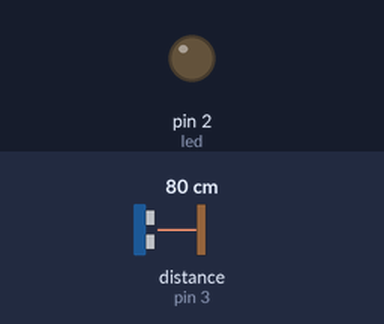
The sketch below on a simulated Arduino Uno, built with avr-gcc and run on an emulated ATmega328P. On the bench: output pins drawn as LEDs (lit = HIGH). Wiring (inferred from the names in the program): ultrasonic range finder: trigger pin 4; echo pin 3. The inputs (shaded band) are chosen by the test bench; at power-on: distance to the obstacle (sensor on pin 3) 80 cm. The echo pulse lasts 58.3 µs per cm; pins used as bus, display or sensor lines are not drawn.

Above: at 1.2 s.
1.3 s: distance to the obstacle (sensor on pin 3) set to 2 cm
At 2.5 s:
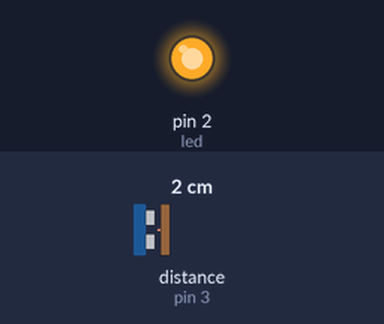
2.8 s: distance to the obstacle (sensor on pin 3) set to 35 cm
At 3.6 s:
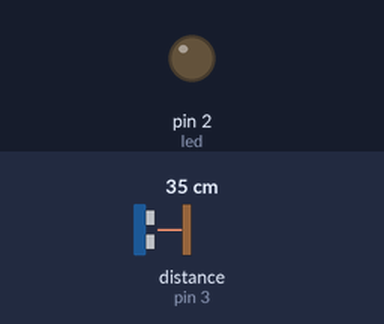
4.3 s: distance to the obstacle (sensor on pin 3) set to 4 cm
At 4.7 s:
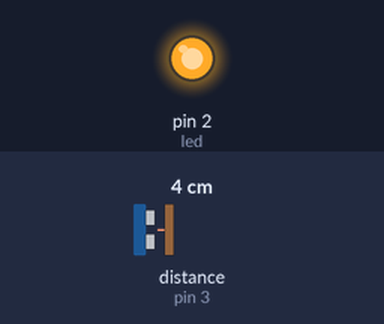
Timing chart, 0 to 7.3 s (numbered marks = the images above; inputs shaded):
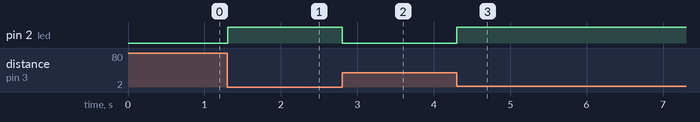

The sketch:

Sensor_Ultrasonic_Turn_ON_OFF_LED.ino
```cpp
// Ultrasonic sensor
const int trig = 4;
const int echo = 3;

// LED
const int led = 2;

void setup() {

  Serial.begin (9600);

  pinMode (trig, OUTPUT);
  pinMode (echo, INPUT);

  pinMode (led, OUTPUT);

}

void loop() {

  // Setting ultrasonic sensor

  long duration, distance;

  digitalWrite (trig, LOW);
  delayMicroseconds (2);
  digitalWrite (trig, HIGH);
  delayMicroseconds (10);
  digitalWrite (trig, LOW);

  duration = pulseIn (echo, HIGH);
  distance = duration/58;  // in cm

  if (distance > 20) {
    digitalWrite (led, LOW);
  }
  else {
    digitalWrite (led, HIGH);
  }

}
```

Measured:
- after the input at 1.3 s, pin 2 (led): LOW → HIGH at once
- after the input at 2.8 s, pin 2 (led): HIGH → LOW at once
- after the input at 4.3 s, pin 2 (led): LOW → HIGH at once
